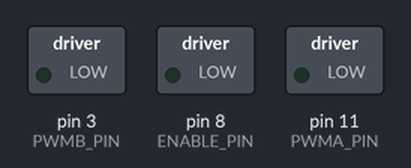
Bench run of a sketch on a simulated Arduino Uno, built with avr-gcc and run on an emulated ATmega328P. Parts: switched loads named in the sketch (green lamp = pin HIGH).

Above: at 0.0 s.
At 1.2 s:
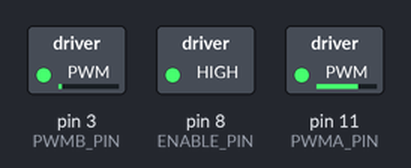
At 5.3 s:
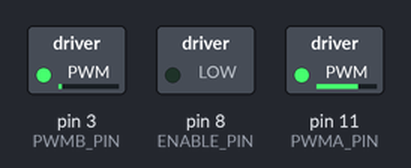
Timing chart, 0 to 13.1 s (numbered marks = the images above):
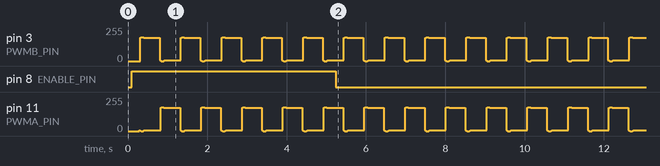

The sketch:

wavemaker.ino
```cpp
/*
Alternate voltage as a sine function between PWMA and PWMB
pins to drive the linuar actuator back and forth.

amplitude must be in the range [0, 1]. This is the fraction
of the input voltage to be applied. For example, if
amplitude is 0.25 and we have a 12V input as the source,
the motor will be driven with a sine
in the range [-4, 4] V.
*/

#include <math.h>

// set paddle period [s]
const float period = 1.;

// set max amplitude
const float amplitude = 0.7;

// disable the motor after this many oscialltions
const int max_counts = 5;

// number of samples
const int N = 500;

// array to store the sine form
uint8_t sine[N] = {0};

// delay in microseconds between each PWM update
int us_to_delay = 1000000 * period / (float) N;

// named constants for the pins that we'll use
const int ENABLE_PIN=8;
const int PWMA_PIN=11;
const int PWMB_PIN=3;

int counter = 0; // oscillation counter

void setup() {

  // initialize the sine form in the range [0, 255]
  for (int i = 0; i <= N; i++){
    sine[i] = round(255 * (0.5 * (1. - sin((float)i / N * 2 * M_PI))));
  }

  // initialize pins
  pinMode(ENABLE_PIN, OUTPUT); // ENABLE pin
  pinMode(PWMA_PIN, OUTPUT); // PWMA
  pinMode(PWMB_PIN, OUTPUT); // PWMB

  digitalWrite(ENABLE_PIN, HIGH); // enable MegaMoto+
}

void loop() {

  // loop through
  for (int i = 0; i <= N; i++){
    analogWrite(PWMA_PIN, (int) (amplitude * sine[i]));
    analogWrite(PWMB_PIN, (int) (amplitude * (255 - sine[i])));
    delayMicroseconds(us_to_delay);
  }

  ++counter;

  if (counter == max_counts){
    digitalWrite(ENABLE_PIN, LOW); // disable MegaMoto+
  }

}
```

Measured:
- by itself, pin 8 (ENABLE_PIN): HIGH → LOW at 5.2 s
- by itself, pin 3 (PWMB_PIN): repeats every 1.0 s: 177/255 0.02 s, 178/255 0.03 s, 177/255 0.02 s, 175/255 0.40 s, 7/255 0.01 s, 4/255 0.01 s, 2/255 0.02 s, 0/255 0.06 s, 2/255 0.02 s, 4/255 0.01 s, 7/255 0.40 s, 175/255 0.02 s
- by itself, pin 11 (PWMA_PIN): repeats every 1.0 s: 4/255 0.01 s, 2/255 0.02 s, 0/255 0.06 s, 2/255 0.02 s, 4/255 0.01 s, 7/255 0.40 s, 175/255 0.02 s, 177/255 0.02 s, 178/255 0.03 s, 177/255 0.02 s, 175/255 0.41 s, 7/255 0.01 s
